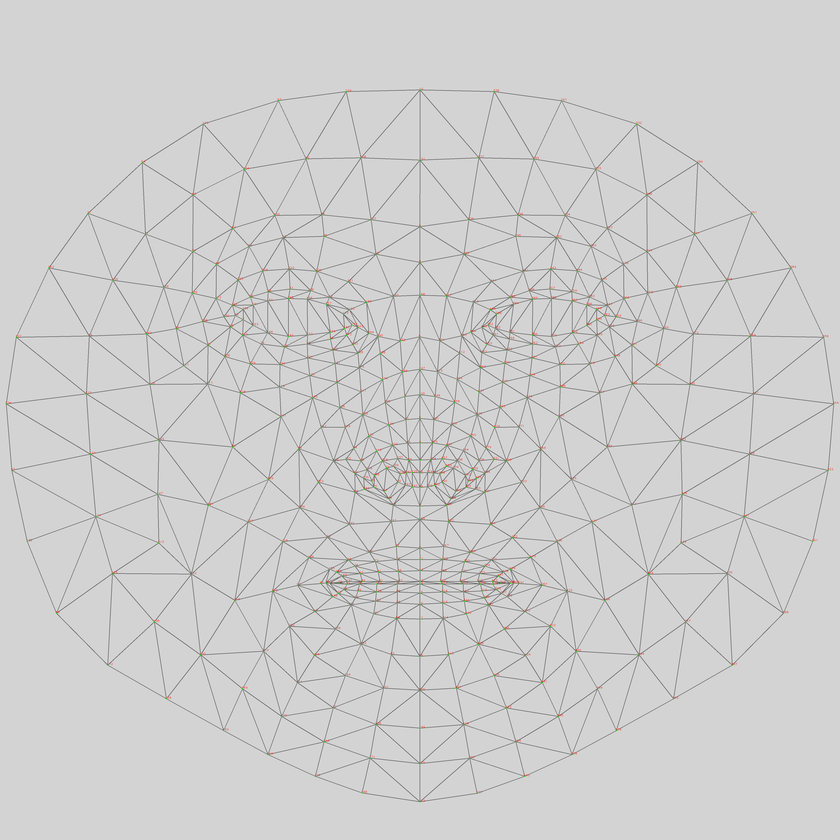
#> input picture FaceDectetionModule/VisulizationStuff/MediaPipeMeshNumbers.png, 840 x 840 px, shrunk from 4096 x 4096 before the run, found by its file name
$ python SetupPhase.py
#> lines starting #> are read from the running program, lines starting #| are printed output that depends on the picture
import matplotlib.pyplot as plt
from matplotlib.animation import FuncAnimation
import random

# Sample facial mesh nodes
nodes = {
    1: (0, 0),  # Nose tip
    2: (-1, 1),
    3: (1, 1),
    4: (-1, -1),
    5: (1, -1),
    6: (0.5, 0.5),
    7: (-0.5, -0.5),
    8: (0.5, -0.5),
    9: (-0.5, 0.5),
}

# Create the figure and axes
fig, ax = plt.subplots(figsize=(8, 8))
ax.set_xlim(-2, 2)
ax.set_ylim(-2, 2)
ax.set_title("Setup Phase Visualization")
ax.axis('off')

# Load the background image
background = plt.imread('C:/Users/himad/Desktop/AdaptiveDrone/AdaptiveDrone/FaceDectetionModule/VisulizationStuff/MediaPipeMeshNumbers.png')
#> background is the input picture: shape (840, 840, 3) float32; mean R, G, B 0.806, 0.805, 0.805
ax.imshow(background, extent=[-2, 2, -2, 2], aspect='auto')

# Initialize elements
line, = ax.plot([], [], color='red', lw=2)
text = ax.text(-1.8, -1.8, "Array: []", fontsize=12, color='blue')

# Initialize distances and cycle data
distances = []
selected_nodes = []
cycle = 0

# Function to generate random distances and nodes for the next cycle
def generate_random_data():
    random_distances = [round(random.uniform(1, 10), 1) for _ in range(5)]
    random_nodes = random.sample(list(nodes.keys())[1:], 5)  # Randomly select 5 nodes excluding the nose tip
    return random_distances, random_nodes

# Animation update function
def update(frame):
    global distances, selected_nodes, cycle

    if frame == 0:
        # Frame 1: Empty array
        line.set_data([], [])
        text.set_text(f"Cycle {cycle + 1}: Array: []")
    else:
        # Frames 2 to 6: Draw lines to different nodes and update the array
        node1 = nodes[1]
        node2 = nodes[selected_nodes[frame - 1]]
        line.set_data([node1[0], node2[0]], [node1[1], node2[1]])
        text.set_text(f"Cycle {cycle + 1}: Array: {distances[:frame]}")

    # Reset distances and cycle after 5 frames
    if frame == 5:
        distances, selected_nodes = generate_random_data()
        cycle += 1
    return line, text

# Generate initial random distances and nodes
distances, selected_nodes = generate_random_data()

# Set up animation
ani = FuncAnimation(fig, update, frames=range(6), interval=1000, repeat=True)

# Quit the animation on 'q' key press
def on_key(event):
    if event.key == 'q':
        plt.close(fig)

fig.canvas.mpl_connect('key_press_event', on_key)

# Display the animation
plt.show()
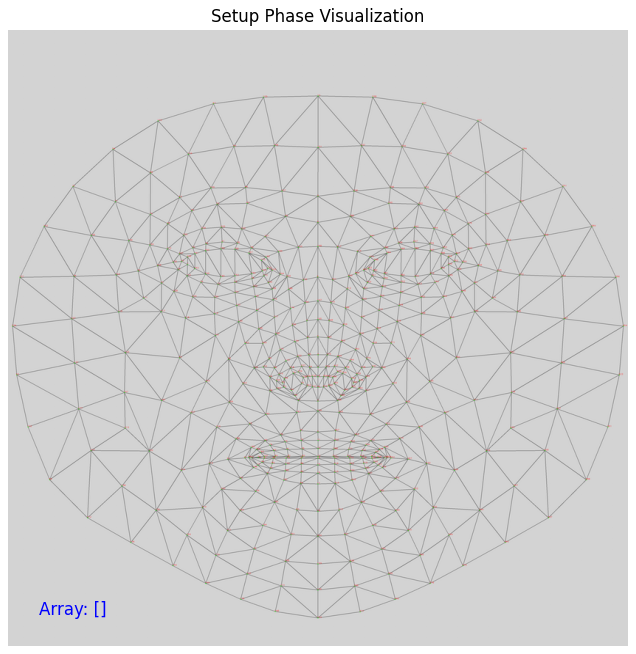
#> figure drawn by matplotlib, 1 panel
